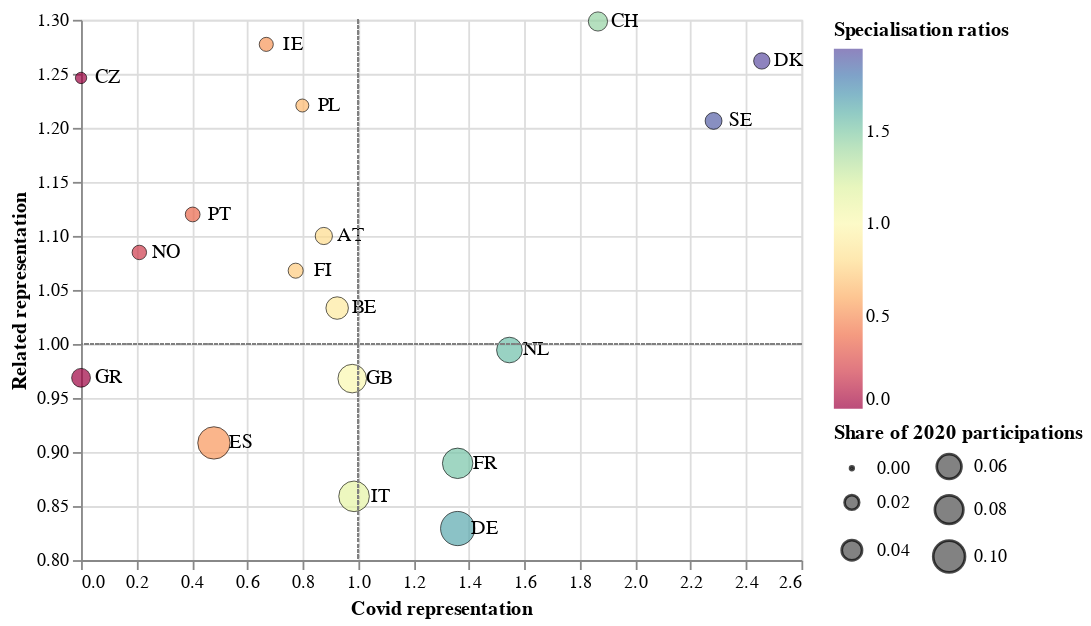

The notebook cell saved with this chart:
### Code cell
activity = (pd.concat(
    [rel_projects,cord_geo_df.query("post_2020==False")['country_code']
     .value_counts()],axis=1)
            .dropna().sort_values('covid_related_projects',ascending=False))
activity_shares = activity/activity.sum(axis=0)

selected = activity_shares.loc[activity_shares['country_code']>0.01].index

rel_activity_spec = activity_shares.loc[
    activity_shares.index.isin(selected)].assign(
    related_spec=lambda df: df['covid_related_projects']/df['country_code']).sort_values('related_spec',ascending=False)

covid_spec = post_shares.set_index('index').assign(covid_spec = lambda df: df['all_covid_share']/df['all_2020_share'])

combined_specs = pd.concat([rel_activity_spec,covid_spec],axis=1).dropna().reset_index(drop=False)
combined_specs['spec_ratio'] = combined_specs['covid_spec']/combined_specs['related_spec']

spec_base = (alt.Chart(combined_specs)
            .encode(x=alt.X('covid_spec',scale=alt.Scale(zero=False),title='Covid representation'),
                       y = alt.Y('related_spec',scale=alt.Scale(zero=False),title='Related representation')))

spec_bubble = (spec_base.mark_point(filled=True,stroke='black',strokeWidth=0.5)
               .encode(size=alt.Size('all_2020_share',title='Share of 2020 participations'),
                                     tooltip=['index'],
                       color=alt.Color('spec_ratio',title='Specialisation ratios',
                                       scale=alt.Scale(scheme='Spectral',domainMid=1)))
              )

spec_text = (spec_base.mark_text(dx=15).encode(text=alt.Text('index')))

vert = alt.Chart(combined_specs).transform_calculate(x='1').mark_rule(stroke='grey',strokeDash=[2,1]).encode(x=alt.X('x:Q',title=''))
hor = alt.Chart(combined_specs).transform_calculate(y='1').mark_rule(stroke='grey',strokeDash=[2,1]).encode(y=alt.Y('y:Q',title=''))

rep_chart = (spec_bubble+spec_text+vert+hor).configure_legend(columns=2)

save_altair(rep_chart,'nat_repr',driver)
rep_chart

### Figure 1 — Vega-Lite specification as saved in the notebook (floating-point values rounded to 4 significant figures)
{"config": {"view": {"continuousWidth": 400, "continuousHeight": 300}, "legend": {"columns": 2}}, "layer": [{"mark": {"type": "point", "filled": true, "stroke": "black", "strokeWidth": 0.5}, "encoding": {"color": {"type": "quantitative", "field": "spec_ratio", "scale": {"domainMid": 1, "scheme": "Spectral"}, "title": "Specialisation ratios"}, "size": {"type": "quantitative", "field": "all_2020_share", "title": "Share of 2020 participations"}, "tooltip": [{"type": "nominal", "field": "index"}], "x": {"type": "quantitative", "field": "covid_spec", "scale": {"zero": false}, "title": "Covid representation"}, "y": {"type": "quantitative", "field": "related_spec", "scale": {"zero": false}, "title": "Related representation"}}}, {"mark": {"type": "text", "dx": 15}, "encoding": {"text": {"type": "nominal", "field": "index"}, "x": {"type": "quantitative", "field": "covid_spec", "scale": {"zero": false}, "title": "Covid representation"}, "y": {"type": "quantitative", "field": "related_spec", "scale": {"zero": false}, "title": "Related representation"}}}, {"mark": {"type": "rule", "stroke": "grey", "strokeDash": [2, 1]}, "encoding": {"x": {"type": "quantitative", "field": "x", "title": ""}}, "transform": [{"calculate": "1", "as": "x"}]}, {"mark": {"type": "rule", "stroke": "grey", "strokeDash": [2, 1]}, "encoding": {"y": {"type": "quantitative", "field": "y", "title": ""}}, "transform": [{"calculate": "1", "as": "y"}]}], "data": {"name": "data-a17816af51aa328945877ad3625d5584"}, "$schema": "https://vega.github.io/schema/vega-lite/v4.8.1.json", "datasets": {"data-a17816af51aa328945877ad3625d5584": [{"index": "CH", "covid_related_projects": 0.03997, "country_code": 0.03078, "related_spec": 1.298, "all_2020_share": 0.03559, "all_covid_share": 0.06639, "covid_spec": 1.866, "spec_ratio": 1.437}, {"index": "IE", "covid_related_projects": 0.02352, "country_code": 0.01842, "related_spec": 1.277, "all_2020_share": 0.01862, "all_covid_share": 0.01245, "covid_spec": 0.6685, "spec_ratio": 0.5234}, {"index": "DK", "covid_related_projects": 0.03115, "country_code": 0.02468, "related_spec": 1.262, "all_2020_share": 0.02533, "all_covid_share": 0.06224, "covid_spec": 2.457, "spec_ratio": 1.947}, {"index": "CZ", "covid_related_projects": 0.01308, "country_code": 0.0105, "related_spec": 1.246, "all_2020_share": 0.01168, "all_covid_share": 0.0, "covid_spec": 0.0, "spec_ratio": 0.0}, {"index": "PL", "covid_related_projects": 0.01955, "country_code": 0.01602, "related_spec": 1.221, "all_2020_share": 0.01559, "all_covid_share": 0.01245, "covid_spec": 0.7987, "spec_ratio": 0.6543}, {"index": "SE", "covid_related_projects": 0.03776, "country_code": 0.0313, "related_spec": 1.206, "all_2020_share": 0.02726, "all_covid_share": 0.06224, "covid_spec": 2.283, "spec_ratio": 1.892}, {"index": "PT", "covid_related_projects": 0.02561, "country_code": 0.02287, "related_spec": 1.12, "all_2020_share": 0.0206, "all_covid_share": 0.008299, "covid_spec": 0.4029, "spec_ratio": 0.3598}, {"index": "AT", "covid_related_projects": 0.03371, "country_code": 0.03065, "related_spec": 1.1, "all_2020_share": 0.02841, "all_covid_share": 0.0249, "covid_spec": 0.8762, "spec_ratio": 0.7966}, {"index": "NO", "covid_related_projects": 0.02103, "country_code": 0.01938, "related_spec": 1.085, "all_2020_share": 0.01972, "all_covid_share": 0.004149, "covid_spec": 0.2104, "spec_ratio": 0.1939}, {"index": "FI", "covid_related_projects": 0.02355, "country_code": 0.02206, "related_spec": 1.068, "all_2020_share": 0.02143, "all_covid_share": 0.0166, "covid_spec": 0.7747, "spec_ratio": 0.7255}, {"index": "BE", "covid_related_projects": 0.05196, "country_code": 0.05029, "related_spec": 1.033, "all_2020_share": 0.04938, "all_covid_share": 0.04564, "covid_spec": 0.9243, "spec_ratio": 0.8946}, {"index": "NL", "covid_related_projects": 0.06663, "country_code": 0.06701, "related_spec": 0.9944, "all_2020_share": 0.06441, "all_covid_share": 0.09959, "covid_spec": 1.546, "spec_ratio": 1.555}, {"index": "GR", "covid_related_projects": 0.03044, "country_code": 0.03142, "related_spec": 0.9687, "all_2020_share": 0.03421, "all_covid_share": 0.0, "covid_spec": 0.0, "spec_ratio": 0.0}, {"index": "GB", "covid_related_projects": 0.117, "country_code": 0.1208, "related_spec": 0.968, "all_2020_share": 0.08055, "all_covid_share": 0.07884, "covid_spec": 0.9787, "spec_ratio": 1.011}, {"index": "ES", "covid_related_projects": 0.09678, "country_code": 0.1065, "related_spec": 0.9084, "all_2020_share": 0.1038, "all_covid_share": 0.04979, "covid_spec": 0.4796, "spec_ratio": 0.528}, {"index": "FR", "covid_related_projects": 0.08419, "country_code": 0.09464, "related_spec": 0.8896, "all_2020_share": 0.09159, "all_covid_share": 0.1245, "covid_spec": 1.359, "spec_ratio": 1.528}, {"index": "IT", "covid_related_projects": 0.08333, "country_code": 0.09701, "related_spec": 0.859, "all_2020_share": 0.09264, "all_covid_share": 0.09129, "covid_spec": 0.9853, "spec_ratio": 1.147}, {"index": "DE", "covid_related_projects": 0.1054, "country_code": 0.1272, "related_spec": 0.8292, "all_2020_share": 0.116, "all_covid_share": 0.1577, "covid_spec": 1.359, "spec_ratio": 1.639}]}}
